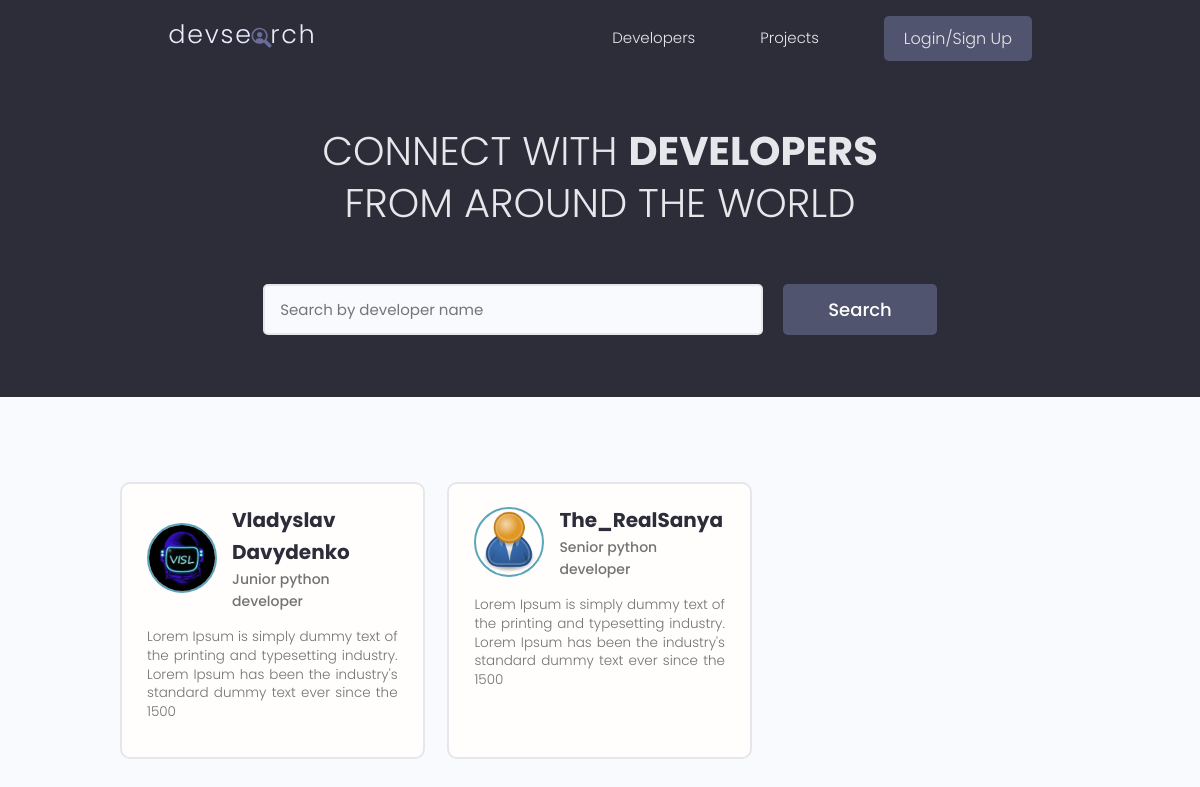
The page / on the database its author committed.
### users/models.py (models this page shows, shortened)
class Profile(models.Model):
    user = models.OneToOneField(User, on_delete=models.CASCADE, null=True, blank=True)
    name = models.CharField(max_length=200, blank=True, null=True)
    email = models.EmailField(max_length=500, blank=True, null=True)
    username = models.CharField(max_length=200, blank=True, null=True)
    location = models.CharField(max_length=200, blank=True, null=True)
    short_intro = models.CharField(max_length=200, blank=True, null=True)
    bio = models.TextField(blank=True, null=True)
    profile_image = models.ImageField(null = True, blank=True, upload_to='profiles/', default= 'profiles/user-default.png')
    social_github = models.CharField(max_length=200, blank=True, null=True)
    social_stackoverflow = models.CharField(max_length=200, blank=True, null=True)
    social_twitter = models.CharField(max_length=200, blank=True, null=True)
    social_linkedin = models.CharField(max_length=200, blank=True, null=True)
    social_website = models.CharField(max_length=200, blank=True, null=True)
    created = models.DateTimeField(auto_now_add=True)
    id = models.UUIDField(default=uuid.uuid4, unique=True, primary_key=True, editable=False)
    class Meta:
        ordering=['created', 'name']
    @property
    def imageUrl(self):
        try:
            url = self.profile_image.url
        except:
            url = ''
        return url

### users/views.py (the view)
# urls.py: path('', views.profiles, name='profiles'),
def profiles(request):
    profiles, search_query = searchProfiles(request)
    custom_range, profiles = paginateProfiles(request, profiles, 6)
    context = {'profiles': profiles,  'search_query': search_query, 'custome_range': custom_range}
    return render(request, 'users/profiles.html', context)

### users/utils.py (called while the page is built)
def paginateProfiles(request, profiles, results):
    page = request.GET.get('page')
    paginator = Paginator(profiles, results)
    try:
        profiles = paginator.page(page)
    except PageNotAnInteger:
        page = 1
        profiles = paginator.page(page)
    except EmptyPage:
        page = paginator.num_pages
        profiles = paginator.page(page)
    leftIndex = (int(page) - 4)
    if leftIndex < 1:
        leftIndex = 1
    rightIndex = (int(page) + 5)
    if rightIndex > paginator.num_pages:
        rightIndex = paginator.num_pages + 1
    custom_range = range(leftIndex, rightIndex)
    return custom_range, profiles

def searchProfiles(request):
    search_query = ''
    if request.GET.get('search_query'):
        search_query = request.GET.get('search_query')
    skills = Skill.objects.filter(name__icontains=search_query)
    profiles = Profile.objects.distinct().filter(
        Q(name__icontains=search_query) |
        Q(short_intro__icontains=search_query)|
        Q(skill__in=skills)
        )
    return profiles, search_query

### users/templates/users/profiles.html (shortened to what this page needs)
{% extends 'main.html' %}
{% block content%}
<main class="home">
    <section class="hero-section text-center">
      <div class="container container--narrow">
        <div class="hero-section__box">
          <h2>CONNECT WITH <span>DEVELOPERS</span></h2>
          <h2>FROM AROUND THE WORLD</h2>
        </div>
        <div class="hero-section__search">
          <form id="searchForm" class="form" action="{% url 'profiles' %}" method="get">
            <div class="form__field">
              <input class="input input--text" id="formInput#search" type="text" name="search_query"
                value="{{search_query}}" placeholder="Search by developer name" />
            </div>
            <input class="btn btn--sub btn--lg" type="submit" value="Search" />
          </form>
        </div>
      </div>
    </section>
    <section class="devlist">
      <div class="container">
        <div class="grid grid--three">
          {% for profile in profiles %}
          <div class="column card">
            <div class="dev">
              <a href="{% url 'user-profile' profile.id %}" class="card__body">
                <div class="dev__profile">
                  <img class="avatar avatar--md" src="{{profile.imageUrl}}" alt="image" />
                  <div class="dev__meta">
                    <h3>{{profile.name}}</h3>
                    <h5>{{profile.short_intro|slice:"150"}}</h5>
                  </div>
                </div>
                <p class="dev__info">{{profile.bio|slice:"150"}}</p>
              </a>
            </div>
          </div>
          {% endfor %}
        </div>
      </div>
    </section>
  </main>
{% endblock content %}

### static/styles/app.css (style rules this page uses)
:root { --color-sub: #2d2d39; }
.btn--sub { background-color: var(--color-sub-light); }
.card { border: 2px solid var(--color-light); }
img { width: 100%; }
.hero-section { height: 40vh; display: flex; align-items: center; background-color: var(--color-sub); }
.hero-section__box { margin-bottom: 4rem; }
.hero-section__box > h2, .hero-section__box > h2 > span { font-size: 4rem; color: var(--color-light); line-height: 1.3; text-transform: uppercase; }
.hero-section__box > h2 { font-weight: 300; }
.hero-section__box > h2 > span { font-weight: 700; }
.hero-section__search > .form { display: flex; align-items: center; justify-content: center; gap: 2rem; }
.hero-section__search > .form input.input--text { width: 50rem; }
.devlist { margin-top: 8rem; }
.devlist .grid { align-items: stretch; }
.devlist .dev .dev__profile { display: flex; align-items: center; gap: 1.5rem; }
.devlist .dev .dev__meta h3 { color: var(--color-sub); font-size: 2rem; font-weight: 700; }
.devlist .dev .dev__meta h5 { color: var(--color-text); font-size: 1.4rem; font-weight: 500; }
.devlist .dev .dev__info { margin: 1.5rem 0; font-size: 1.35rem; line-height: 1.4; text-align: justify; }

### static/uikit/styles/modules/_variables.css (style rules this page uses)
:root { --color-main: #5aa5b9; --color-main-light: #e6faff; --color-sub: #3f4156; --color-sub-light: #51546e; --color-sub-lighter: #ededfd; --color-text: #737373; --color-gray: #8b8b8b; --color-light: #e5e7eb; --color-light-gray: #767676; --color-bg: #f8fafd; --color-white: #fffefd; --color-white-light: #f3f3f3; --color-success: #359e64; --color-success-bg: #def8e8; --color-error: #fc4b0b; --color-error-bg: #fff2ee; --font-base: 'Poppins', arial, helvetica, 'Segoe UI', roboto, ubuntu, sans-serif; --font-monospace: 'Fira Code', 'Courier New', courier, monospace; --font-regular: 300; --font-medium: 500; --font-bold: 700; --generic-shadow: 1px 1px 5px #00000010; --generic-transition: all 0.3s ease-in-out; }

### static/uikit/styles/modules/_base.css (style rules this page uses)
* { margin: 0; padding: 0; box-sizing: border-box; text-rendering: optimizeLegibility; color: inherit; font-size: inherit; }
html { font-size: 50%; }
@media only screen and (min-width: 480px) { html { font-size: 56.25%; } }
@media only screen and (min-width: 1200px) { html { font-size: 62.5%; } }
body { line-height: 1.6; font-weight: 400; font-size: 1.5rem; color: var(--color-text); background-color: var(--color-bg); min-height: 100vh; }

### static/uikit/styles/modules/_typography.css (style rules this page uses)
* { font-family: var(--font-base); }
h2 { font-size: 3.6rem; font-weight: var(--font-bold); }
h3 { font-size: 3.2rem; font-weight: var(--font-medium); }
h5 { font-size: 2.4rem; font-weight: var(--font-medium); }
h5, h6 { font-weight: var(--font-regular); }
p, span, strong { font-size: 1.6rem; color: var(--color-text); font-weight: var(--font-regular); }
a { padding-bottom: 2px; text-decoration: none; display: inline-block; color: var(--color-main); font-weight: var(--font-medium); }

### static/uikit/styles/modules/_utilities.css (style rules this page uses)
.container { width: 92%; max-width: 165rem; margin: 0 auto; box-sizing: border-box; }
.container--narrow { width: 92%; max-width: 120rem; }
@media screen and (min-width: 1000px) { .container { width: 90%; } }
@media screen and (min-width: 1000px) { .container--narrow { width: 85%; } }
@media screen and (min-width: 1200px) { .container { width: 80%; } }
@media screen and (min-width: 1200px) { .container--narrow { width: 72%; } }
.text-center { text-align: center; }

### static/uikit/styles/modules/_avatar.css (style rules this page uses)
.avatar { border-radius: 50%; border: 2px solid var(--color-main); object-fit: cover; }
.avatar--md { height: 7rem; width: 7rem; }

### static/uikit/styles/modules/_button.css (style rules this page uses)
.btn { display: inline-block; position: relative; cursor: pointer; background-color: var(--color-light); font-weight: var(--font-medium); color: var(--color-sub); text-decoration: none; padding: 1rem 2rem; border-radius: 0.5rem; border: none; width: -webkit-fit-content; width: -moz-fit-content; width: fit-content; height: -webkit-fit-content; height: -moz-fit-content; height: fit-content; font-size: 1.6rem; outline-width: 0; outline-color: transparent; -webkit-backface-visibility: hidden; backface-visibility: hidden; transition: all 0.3s ease-in-out; }
.btn--sub { background-color: var(--color-sub); color: var(--color-white); }
.btn--lg { font-size: 1.8rem; padding: 1.2rem 4.5rem; }

### static/uikit/styles/modules/_card.css (style rules this page uses)
.card { border-radius: 1rem; background-color: var(--color-white); border: 1.5px solid var(--color-light); width: auto; height: auto; margin-top: 0.5rem; margin-bottom: 0.5rem; overflow: hidden; }
.card__body, .card__header { padding: 2rem 2.5rem; }

### rows shown on the page
Profile: imageUrl (picture), name "Vladyslav Davydenko", short_intro "Junior python developer", bio "Lorem Ipsum is simply dummy text of the printing and typesetting industry. Lorem Ipsum has been the industry's standard dummy text ever since the 1500"
Profile: imageUrl (placeholder picture), name "The_RealSanya", short_intro "Senior python developer", bio "Lorem Ipsum is simply dummy text of the printing and typesetting industry. Lorem Ipsum has been the industry's standard dummy text ever since the 1500"
